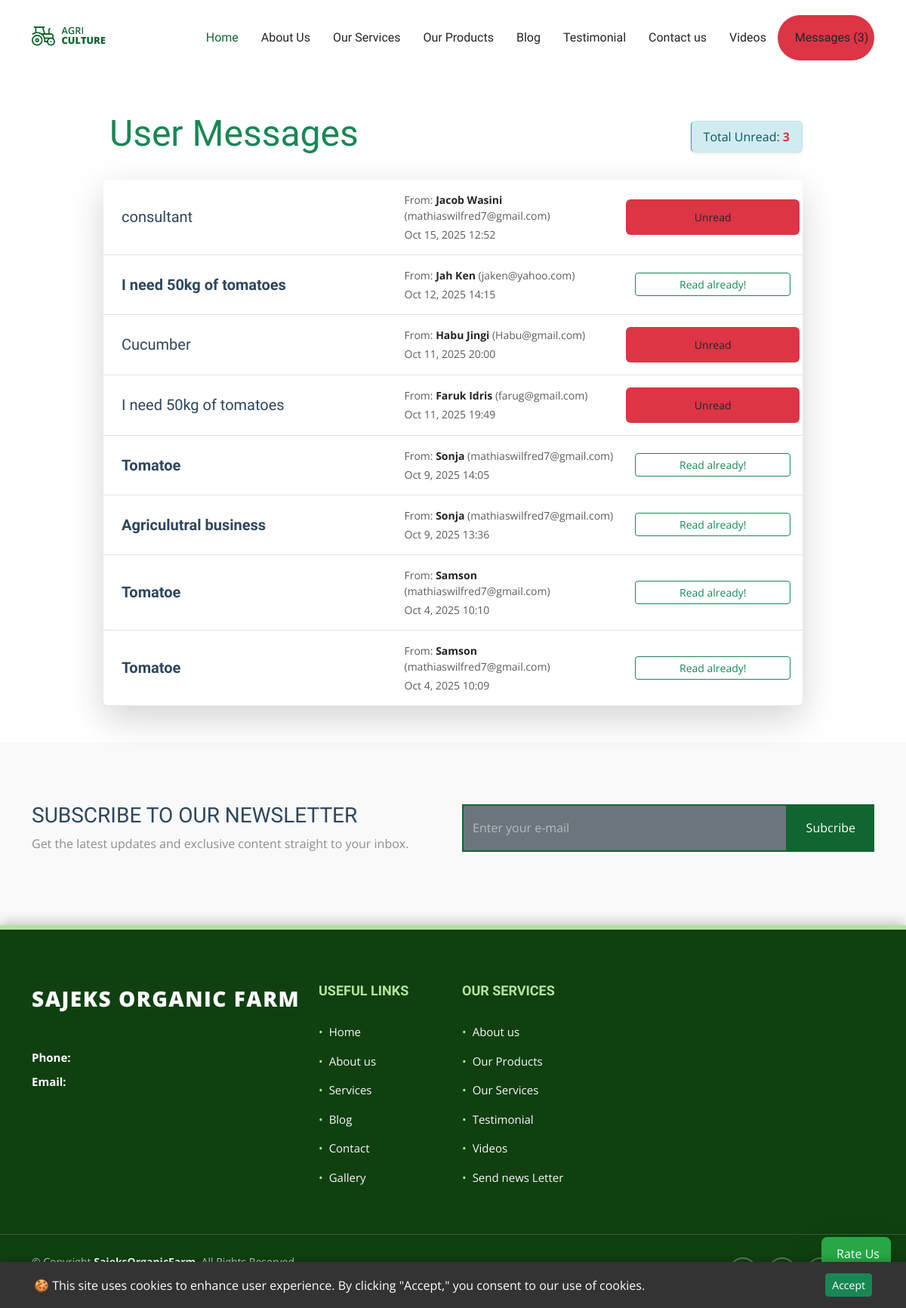
The page /contact_list/ (signed in) on the database its author committed.
### sajeksApp/models.py (models this page shows, shortened)
class Contact(models.Model):
    name = models.CharField(max_length=50)
    email = models.EmailField(max_length=50)
    subject=models.CharField(max_length=50)
    message = CKEditor5Field(max_length=500)
    status = models.BooleanField(default=True)
    posted_on = models.DateTimeField(auto_now_add=True)
    class Meta:
        ordering = ['posted_on']

### sajeksApp/views.py (the view)
# urls.py: path('contact_list/', views.contact_list, name ='contact_list'),
def contact_list(request):
    contacts = Contact.objects.all().order_by('-posted_on')
    unread_count= Contact.objects.filter(status = True).count()
    msg_countig = Contact.objects.filter(status =True)
    message_count = msg_countig.count()
    subscribtion_form = SubscribtionForm()
    context ={
        'contacts':contacts,
        'unread_count':unread_count,
        'message_count':message_count,
        'sub_form':subscribtion_form
    }
    return render(request, 'sajeksApp/contact_list.html', context)

### sajeksApp/forms.py
class TestimonialForm(forms.ModelForm):
    rating = forms.IntegerField(
        label='Rate Your Experience (1 to 5 Stars)',
        widget=forms.RadioSelect(choices=[
            (1, '⭐'),
            (2, '⭐⭐'),
            (3, '⭐⭐⭐'),
            (4, '⭐⭐⭐⭐'),
            (5, '⭐⭐⭐⭐⭐')
        ]),
        initial=5,
    )
    class Meta:
        model = Testimonial
        fields = ['full_name', 'rating', 'message', 'image']
        widgets = {
            'full_name': forms.TextInput(attrs={'class': 'form-control form-control-lg', 'placeholder': 'Your Full Name'}),
            'message': forms.Textarea(attrs={'class': 'form-control', 'rows': 6, 'placeholder': 'Share your detailed experience here...'}),
            'image': forms.FileInput(attrs={'class': 'form-control'}), # File inputs need form-control
        }

class SubscribtionForm(forms.ModelForm):
    class Meta:
        model = Subscribtion
        fields = ['email']
        widgets = {
            'email': forms.EmailInput(attrs={
                'class': 'form-control h-100 bg-secondary',
                'placeholder': 'Enter your e-mail',
            }),
        }

### sajeksApp/context_processors.py (called while the page is built)
def testimonial_form_processor(request):
    if request.method == 'POST' and 'full_name' in request.POST:
         return {'testimonial_form': TestimonialForm(request.POST, request.FILES)}
    return {'testimonial_form': TestimonialForm()}

### sajeksApp/templates/sajeksApp/contact_list.html (shortened to what this page needs)
{% extends 'sajeksApp/base/base.html' %}
{% load static %}
{% block content %}
<div class="container my-5">
    <div class="row">
        <div class="col-lg-10 offset-lg-1">
            <div class="d-flex justify-content-between align-items-center mb-4">
                <h1 class="display-5 text-success">
                     User Messages
                </h1>
                <div class="alert alert-info py-2 px-3 m-0 shadow-sm">
                    Total Unread: <strong class = "text-danger">{{ unread_count }}</strong>
                </div>
            </div>
            <div class="message-list shadow-lg rounded-3">
                {% for contact in contacts %}
                <div class="message-item p-3 border-bottom {% if not contact.status %}unread-message{% endif %}">
                    <div class="row align-items-center">
                        <div class="col-md-5 d-flex align-items-center">
                            <h5 class="mb-0 text-truncate {% if not contact.status %}fw-bold{% endif %}">
                                {{ contact.subject }}
                            </h5>
                        </div>
                        <div class="col-md-4 text-muted small mt-2 mt-md-0">
                            From: <strong class="text-dark">{{ contact.name }}</strong> ({{ contact.email }})
                            <span class="d-block mt-1">
                                 {{ contact.posted_on|date:"M j, Y H:i" }}
                            </span>
                        </div>
                        {% if contact.status == True %}
                        <div class="col-md-3 badge bg-danger text-success fw-bold p-2">
                            <a href="{% url 'contact_detail' contact.id %}" class="btn btn-sm w-100 w-md-auto">
                                Unread
                            </a>
                        </div>
                        {% else %}
                        <div class="col-md-3 text-end mt-2 mt-md-0">
                            <a href="{% url 'contact_detail' contact.id %}" class="btn btn-sm btn-outline-success w-100 w-md-auto">
                                Read already!
                            </a>
                        </div>
                        {% endif %}
                    </div>
                </div>
                {% empty %}
                <div class="p-5 text-center text-muted">
                    <i class="far fa-check-circle display-4 mb-3 text-success"></i>
                    <p class="lead">Hooray! Your inbox is empty.</p>
                </div>
                {% endfor %}
            </div>
        </div>
    </div>
</div>
{% endblock %}

### sajeksApp/static/sajeksApp/assets/css/main.css (style rules this page uses)
:root { --default-font: "Open Sans", system-ui, -apple-system, "Segoe UI", Roboto, "Helvetica Neue", Arial, "Noto Sans", "Liberation Sans", sans-serif, "Apple Color Emoji", "Segoe UI Emoji", "Segoe UI Symbol", "Noto Color Emoji"; --heading-font: "Marcellus", sans-serif; --nav-font: "Marcellus", sans-serif; }
:root { --background-color: #ffffff; --default-color: #212529; --heading-color: #2d465e; --accent-color: #116530; --surface-color: #ffffff; --contrast-color: #ffffff; }
:root { --nav-color: #212529; --nav-hover-color: #116530; --nav-mobile-background-color: #ffffff; --nav-dropdown-background-color: #ffffff; --nav-dropdown-color: #212529; --nav-dropdown-hover-color: #116530; }
:root { scroll-behavior: smooth; }
body { color: var(--default-color); background-color: var(--background-color); font-family: var(--default-font); }
a { color: var(--accent-color); text-decoration: none; transition: 0.3s; }
h1, h2, h3, h4, h5, h6 { color: var(--heading-color); font-family: var(--heading-font); }
.call-to-action .content .form-subscribe .form-control { border: 2px solid var(--accent-color); background: var(--surface-color); border-radius: 0; }
.call-to-action .content .form-subscribe input[type=email] { height: 63px !important; color: var(--default-color); }
.call-to-action .content .form-subscribe input[type=email]::placeholder { color: color-mix(in srgb, var(--contrast-color), transparent 50%); }

### sajeksApp/templates/sajeksApp/base/base.html (style rules this page uses)
.alert-info { background-color: #d1ecf1; color: #0c5460; border-color: #bee5eb; border-left-color: #17a2b8; }

### rows shown on the page
Contact: subject "consultant", name "Jacob Wasini", email "mathiaswilfred7@gmail.com", posted_on "Oct 15, 2025 12:52", status "Unread"
Contact: subject "I need 50kg of tomatoes", name "Jah Ken", email "jaken@yahoo.com", posted_on "Oct 12, 2025 14:15", status "Read already!"
Contact: subject "Cucumber", name "Habu Jingi", email "Habu@gmail.com", posted_on "Oct 11, 2025 20:00", status "Unread"
Contact: subject "I need 50kg of tomatoes", name "Faruk Idris", email "farug@gmail.com", posted_on "Oct 11, 2025 19:49", status "Unread"
Contact: subject "Tomatoe", name "Sonja", email "mathiaswilfred7@gmail.com", posted_on "Oct 9, 2025 14:05", status "Read already!"
Contact: subject "Agriculutral business", name "Sonja", email "mathiaswilfred7@gmail.com", posted_on "Oct 9, 2025 13:36", status "Read already!"
Contact: subject "Tomatoe", name "Samson", email "mathiaswilfred7@gmail.com", posted_on "Oct 4, 2025 10:10", status "Read already!"
Contact: subject "Tomatoe", name "Samson", email "mathiaswilfred7@gmail.com", posted_on "Oct 4, 2025 10:09", status "Read already!"

### other values the page prints
{{ message_count }} "3"
{{ unread_count }} "3"
